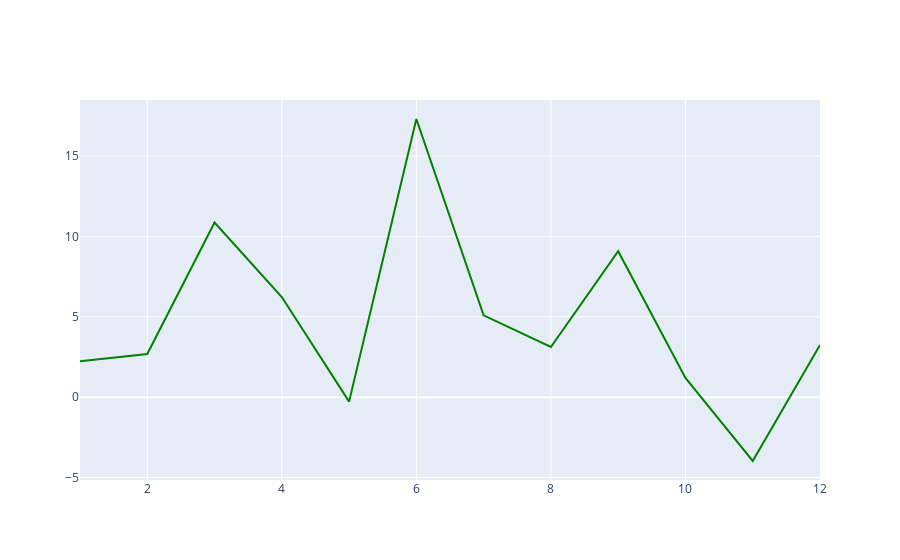

Source (notebook cell):
### Markdown cell above
#### To do:

*   Create a line plot with x-axis being the month and y-axis being computed average delay time. Update plot title,\
    xaxis, and yaxis title.

*   Hint: Scatter and line plot vary by updating mode parameter.

### Code cell
# Create line plot here
fig = go.Figure(go.Scatter(x=line_data['Month'], y=line_data['ArrDelay'], mode='lines', marker=dict(color='green')))
fig.show()

### Figure 1 — Plotly figure (JSON) as saved in the notebook; plotly's stock layout.template omitted (floating-point values rounded to 4 significant figures)
{"data": [{"marker": {"color": "green"}, "mode": "lines", "type": "scatter", "x": [1, 2, 3, 4, 5, 6, 7, 8, 9, 10, 11, 12], "y": [2.233, 2.688, 10.87, 6.229, -0.2791, 17.31, 5.089, 3.122, 9.081, 1.2, -3.975, 3.241]}], "layout": {"autosize": true, "xaxis": {"autorange": true, "range": [1, 12], "type": "linear"}, "yaxis": {"autorange": true, "range": [-5.158, 18.49], "type": "linear"}}}
